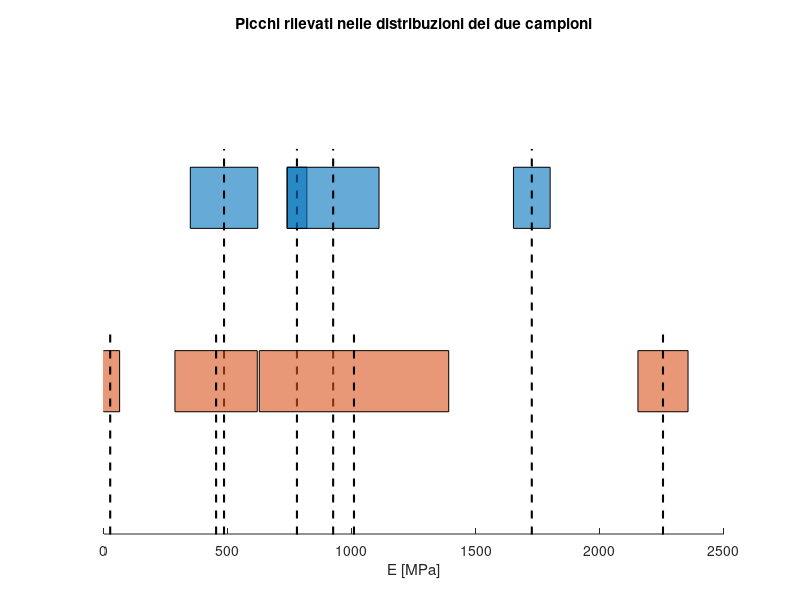

MATLAB code for this plot:
clear;
close all;
clc;

addpath ./funzioni/

picchi_iso = [484, 778, 924, 1725];
picchi_acm = [25, 452, 1008, 2254];
larg_picchi_iso = 2*[136, 40, 185, 74];
larg_picchi_acm = 2*[38, 166, 382, 101];

altezza = 0.1; % Altezza dei rettangoli

pos_y_iso = 0.3; % Posizione y della prima riga
pos_y_acm = 0; % Posizione y della seconda riga

% Creazione del grafico
figure;
hold on;

% Plot rettangoli sulla prima riga (top)
for i = 1:length(picchi_iso)
    % Rettangolo centrato nella posizione x con la larghezza specifica
    rectangle('Position', [picchi_iso(i)-larg_picchi_iso(i)/2, pos_y_iso, larg_picchi_iso(i), altezza], 'FaceColor', [0 0.45 0.74], 'EdgeColor', 'k', 'FaceAlpha', 0.6);
    line([picchi_iso(i), picchi_iso(i)], [-10, pos_y_iso + 1.3 * altezza], 'Color', 'k', 'LineWidth', 1.5, 'LineStyle', '--');
end

% Plot rettangoli sulla prima riga (top)
for i = 1:length(picchi_iso)
    % Rettangolo centrato nella posizione x con la larghezza specifica
    rectangle('Position', [picchi_acm(i)-larg_picchi_acm(i)/2, pos_y_acm, larg_picchi_acm(i), altezza], 'FaceColor', [0.85 0.33 0.10], 'EdgeColor', 'k', 'FaceAlpha', 0.6);
    line([picchi_acm(i), picchi_acm(i)], [-10, pos_y_acm + 1.3 * altezza], 'Color', 'k', 'LineWidth', 1.5, 'LineStyle', '--');
end

% Impostazioni del grafico
xlim([0, 2500]);
ylim([-0.2, 0.6]);
% axis padded;
xlabel('E [MPa]');
ylabel('');
set(gca, 'YColor', 'none');

title('Picchi rilevati nelle distribuzioni dei due campioni');

